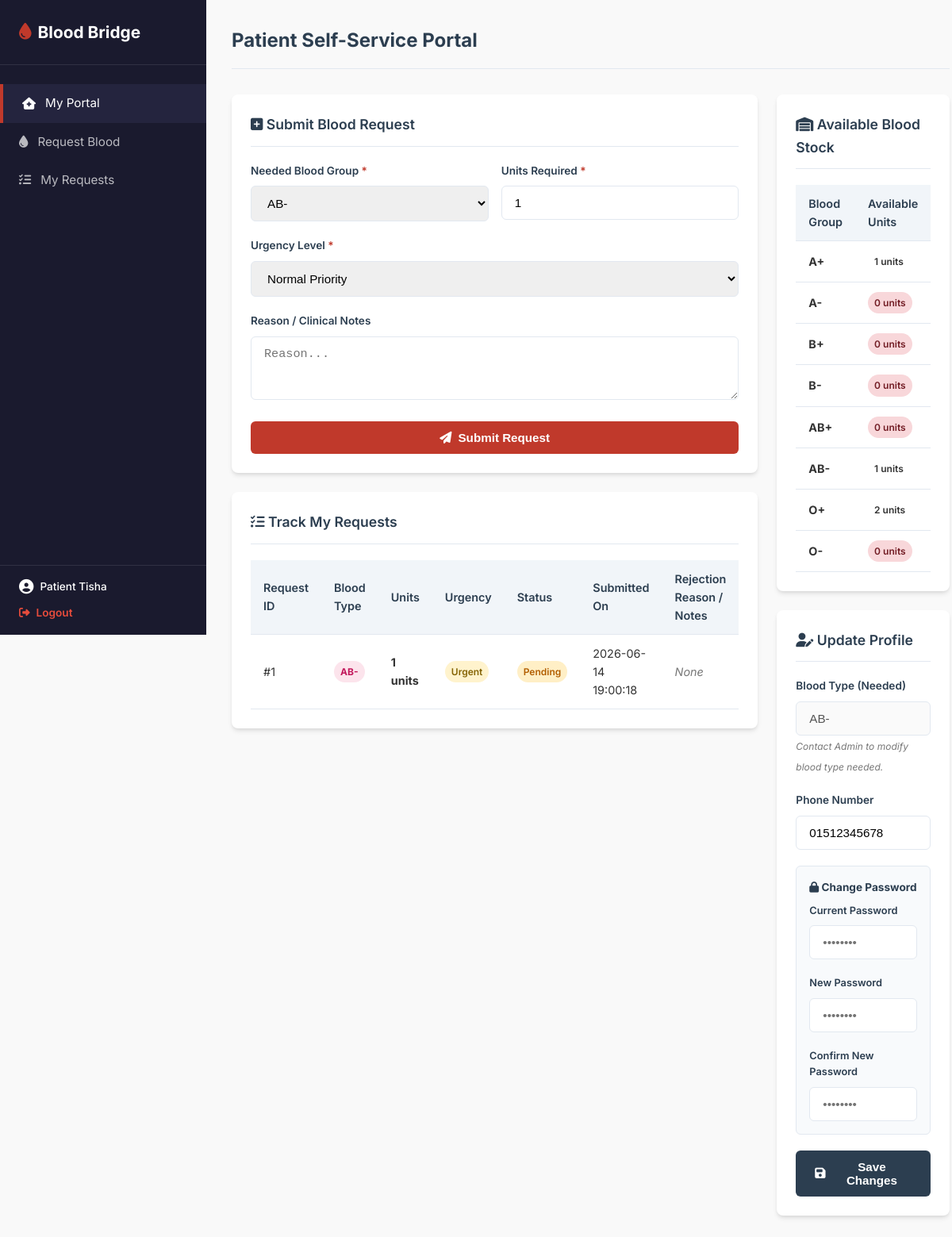
The app's page /index.php?route=patient/dashboard (signed in) with its own data.
### tables this page shows
CREATE TABLE `users` (
  `user_id` INT AUTO_INCREMENT PRIMARY KEY,
  `name` VARCHAR(100) NOT NULL,
  `email` VARCHAR(150) NOT NULL UNIQUE,
  `password` VARCHAR(255) NOT NULL,
  `role` ENUM('admin', 'technician', 'donor', 'patient') NOT NULL,
  `blood_type` ENUM('A+', 'A-', 'B+', 'B-', 'AB+', 'AB-', 'O+', 'O-') DEFAULT NULL,
  `phone` VARCHAR(20) NOT NULL,
  `hospital_location` VARCHAR(150) DEFAULT NULL,
  `created_at` TIMESTAMP DEFAULT CURRENT_TIMESTAMP
);

CREATE TABLE `blood_requests` (
  `request_id` INT AUTO_INCREMENT PRIMARY KEY,
  `requester_name` VARCHAR(100) NOT NULL,
  `requester_contact` VARCHAR(100) NOT NULL,
  `blood_type` ENUM('A+', 'A-', 'B+', 'B-', 'AB+', 'AB-', 'O+', 'O-') NOT NULL,
  `units_needed` INT NOT NULL,
  `urgency` ENUM('normal', 'urgent', 'critical') NOT NULL DEFAULT 'normal',
  `status` ENUM('pending', 'approved', 'fulfilled', 'rejected') NOT NULL DEFAULT 'pending',
  `requested_at` TIMESTAMP DEFAULT CURRENT_TIMESTAMP,
  `processed_by` INT DEFAULT NULL,
  `patient_id` INT DEFAULT NULL,
  `notes` TEXT,
  FOREIGN KEY (`processed_by`) REFERENCES `users` (`user_id`) ON DELETE SET NULL,
  FOREIGN KEY (`patient_id`) REFERENCES `users` (`user_id`) ON DELETE SET NULL
);

### controllers/BaseController.php (called while the page is built, shortened)
<?php
abstract class BaseController {
    protected function render($viewPath, $data = [], $pageTitle = 'Blood Bridge') {
        extract($data);
        include __DIR__ . '/../views/layouts/header.php';
        include __DIR__ . '/../views/' . $viewPath . '.php';
        include __DIR__ . '/../views/layouts/footer.php';
    }
}
?>

### controllers/PatientController.php (called while the page is built, shortened)
<?php
require_once __DIR__ . '/BaseController.php';
require_once __DIR__ . '/../models/UserModel.php';
require_once __DIR__ . '/../models/InventoryModel.php';
require_once __DIR__ . '/../models/RequestModel.php';
class PatientController extends BaseController {
    private $userModel;
    private $inventoryModel;
    private $requestModel;
    public function __construct($pdo) {
        $this->userModel = new UserModel($pdo);
        $this->inventoryModel = new InventoryModel($pdo);
        $this->requestModel = new RequestModel($pdo);
    }
    public function dashboard() {
        $msg = '';
        $msg_class = '';
        $patient_id = $_SESSION['user_id'];
        $data = [
            'msg' => $msg,
            'msg_class' => $msg_class,
            'stocks' => $this->inventoryModel->getAvailableCountsGrouped(),
            'requests' => $this->requestModel->getRequestsByPatient($patient_id),
            'current_user' => $this->userModel->getUserById($patient_id)
        ];
        $this->render('patient/dashboard', $data, 'Patient Portal');
    }
}
?>

### models/UserModel.php (called while the page is built, shortened)
<?php
class UserModel {
    private $db;
    public function __construct($pdo) {
        $this->db = $pdo;
    }
    public function getUserById($id) {
        $stmt = $this->db->prepare("SELECT * FROM users WHERE user_id = ?");
        $stmt->execute([$id]);
        return $stmt->fetch();
    }
}
?>

### models/InventoryModel.php (called while the page is built, shortened)
<?php
class InventoryModel {
    private $db;
    public function __construct($pdo) {
        $this->db = $pdo;
    }
    public function getAvailableCountsGrouped() {
        $stmt = $this->db->query("SELECT blood_type, COUNT(*) as count FROM blood_inventory WHERE status = 'available' GROUP BY blood_type");
        $counts = [];
        foreach (['A+', 'A-', 'B+', 'B-', 'AB+', 'AB-', 'O+', 'O-'] as $bt) {
            $counts[$bt] = 0;
        }
        while ($row = $stmt->fetch()) {
            $counts[$row['blood_type']] = (int)$row['count'];
        }
        return $counts;
    }
}
?>

### models/RequestModel.php (called while the page is built, shortened)
<?php
class RequestModel {
    private $db;
    public function __construct($pdo) {
        $this->db = $pdo;
    }
    public function getRequestsByPatient($patientId) {
        $stmt = $this->db->prepare("
            SELECT r.*, u.name as processor_name
            FROM blood_requests r
            LEFT JOIN users u ON r.processed_by = u.user_id
            WHERE r.patient_id = ?
            ORDER BY r.requested_at DESC
        ");
        $stmt->execute([$patientId]);
        return $stmt->fetchAll();
    }
}
?>

### views/patient/dashboard.php (the view, shortened to what this page needs)
<div class="top-bar">
    <h2>Patient Self-Service Portal</h2>
</div>
<div class="dashboard-grid">
    <div>
        <div class="panel">
            <div class="panel-header">
                <span class="panel-title"><i class="fa-solid fa-square-plus"></i> Submit Blood Request</span>
            </div>
            <form action="index.php?route=patient/dashboard" method="POST">
                <div style="display: grid; grid-template-columns: 1fr 1fr; gap: 1rem;">
                    <div class="form-group">
                        <label for="blood_type">Needed Blood Group <span style="color: var(--primary-color);">*</span></label>
                        <select name="blood_type" id="blood_type" class="form-control" required>
                            <?php foreach (['A+', 'A-', 'B+', 'B-', 'AB+', 'AB-', 'O+', 'O-'] as $bt): ?>
                                <option value="<?= $bt ?>" <?= $current_user['blood_type'] === $bt ? 'selected' : '' ?>><?= $bt ?></option>
                            <?php endforeach; ?>
                        </select>
                    </div>
                    <div class="form-group">
                        <label for="units_needed">Units Required <span style="color: var(--primary-color);">*</span></label>
                        <input type="number" name="units_needed" id="units_needed" class="form-control" min="1" max="10" required value="1">
                    </div>
                </div>
                <div class="form-group">
                    <label for="urgency">Urgency Level <span style="color: var(--primary-color);">*</span></label>
                    <select name="urgency" id="urgency" class="form-control" required>
                        <option value="normal">Normal Priority</option>
                    </select>
                </div>
                <div class="form-group">
                    <label for="notes">Reason / Clinical Notes</label>
                    <textarea name="notes" id="notes" class="form-control" rows="3" required placeholder="Reason..."></textarea>
                </div>
                <button type="submit" name="submit_request" class="btn btn-primary btn-block">
                    <i class="fa-solid fa-paper-plane"></i> Submit Request
                </button>
            </form>
        </div>
        <div class="panel">
            <div class="panel-header">
                <span class="panel-title"><i class="fa-solid fa-list-check"></i> Track My Requests</span>
            </div>
            <div class="table-container">
                <table>
                    <thead>
                        <tr>
                            <th>Request ID</th>
                            <th>Blood Type</th>
                            <th>Units</th>
                            <th>Urgency</th>
                            <th>Status</th>
                            <th>Submitted On</th>
                            <th>Rejection Reason / Notes</th>
                        </tr>
                    </thead>
                    <tbody>
                        <?php if (empty($requests)): ?>
                            <tr><td colspan="7" style="text-align: center; color: var(--text-muted);">You have not submitted any blood requests yet.</td></tr>
                        <?php else: ?>
                            <?php foreach ($requests as $req): ?>
                                <tr>
                                    <td>#<?= $req['request_id'] ?></td>
                                    <td><span class="badge badge-normal" style="background-color: #fce4ec; color: #c2185b; font-weight: 700;"><?= htmlspecialchars($req['blood_type']) ?></span></td>
                                    <td><strong><?= (int)$req['units_needed'] ?> units</strong></td>
                                    <td><span class="badge badge-<?= htmlspecialchars($req['urgency']) ?>"><?= htmlspecialchars(ucfirst($req['urgency'])) ?></span></td>
                                    <td>
                                        <span class="badge badge-<?= htmlspecialchars($req['status']) ?>">
                                            <?= htmlspecialchars(ucfirst($req['status'])) ?>
                                        </span>
                                    </td>
                                    <td><?= htmlspecialchars($req['requested_at']) ?></td>
                                    <td>
                                        <?php if ($req['status'] === 'rejected' && !empty($req['notes'])): ?>
                                            <span style="color: var(--danger-color); font-weight: 500;">
                                                <i class="fa-solid fa-triangle-exclamation"></i> <?= htmlspecialchars($req['notes']) ?>
                                            </span>
                                        <?php else: ?>
                                            <span style="color: var(--text-muted); font-style: italic;">None</span>
                                        <?php endif; ?>
                                    </td>
                                </tr>
                            <?php endforeach; ?>
                        <?php endif; ?>
                    </tbody>
                </table>
            </div>
        </div>
    </div>
    <div>
        <div class="panel">
            <div class="panel-header">
                <span class="panel-title"><i class="fa-solid fa-warehouse"></i> Available Blood Stock</span>
            </div>
            <div class="table-container">
                <table>
                    <thead>
                        <tr>
                            <th>Blood Group</th>
                            <th>Available Units</th>
                        </tr>
                    </thead>
                    <tbody>
                        <?php foreach ($stocks as $bt => $count): ?>
                            <tr>
                                <td><strong><?= htmlspecialchars($bt) ?></strong></td>
                                <td>
                                    <span class="badge <?= $count > 5 ? 'badge-available' : ($count > 0 ? 'badge-warning' : 'badge-rejected') ?>">
                                        <?= $count ?> units
                                    </span>
                                </td>
                            </tr>
                        <?php endforeach; ?>
                    </tbody>
                </table>
            </div>
        </div>
        <div class="panel">
            <div class="panel-header">
                <span class="panel-title"><i class="fa-solid fa-user-pen"></i> Update Profile</span>
            </div>
            <form action="index.php?route=patient/dashboard" method="POST">
                <div class="form-group">
                    <label>Blood Type (Needed)</label>
                    <input type="text" class="form-control" disabled value="<?= htmlspecialchars($current_user['blood_type']) ?>">
                    <span style="font-size: 0.75rem; color: var(--text-muted); font-style: italic;">Contact Admin to modify blood type needed.</span>
                </div>
                <div class="form-group">
                    <label for="phone">Phone Number</label>
                    <input type="text" name="phone" id="phone" class="form-control" required value="<?= htmlspecialchars($current_user['phone']) ?>">
                </div>
                <div style="background-color: #f8fafc; padding: 1rem; border-radius: 6px; border: 1px solid var(--border-color); margin-bottom: 1.25rem;">
                    <h4 style="margin-bottom: 0.5rem; color: var(--secondary-color); font-size: 0.85rem;"><i class="fa-solid fa-lock"></i> Change Password</h4>
                    <div class="form-group">
                        <label for="old_password" style="font-size: 0.8rem;">Current Password</label>
                        <input type="password" name="old_password" id="old_password" class="form-control" placeholder="••••••••">
                    </div>
                    <div class="form-group">
                        <label for="new_password" style="font-size: 0.8rem;">New Password</label>
                        <input type="password" name="new_password" id="new_password" class="form-control" placeholder="••••••••" minlength="6">
                    </div>
                    <div class="form-group" style="margin-bottom: 0;">
                        <label for="confirm_password" style="font-size: 0.8rem;">Confirm New Password</label>
                        <input type="password" name="confirm_password" id="confirm_password" class="form-control" placeholder="••••••••" minlength="6">
                    </div>
                </div>
                <button type="submit" name="update_profile" class="btn btn-secondary btn-block">
                    <i class="fa-solid fa-floppy-disk"></i> Save Changes
                </button>
            </form>
        </div>
    </div>
</div>

### assets/css/style.css (style rules this page uses)
:root { --primary-color: #C0392B; --primary-hover: #962D22; --secondary-color: #2C3E50; --bg-color: #F9F9F9; --card-bg: #FFFFFF; --sidebar-bg: #1A1A2E; --sidebar-hover: #24243e; --text-color: #333333; --text-muted: #777777; --border-color: #E2E8F0; --success-color: #27AE60; --warning-color: #F39C12; --danger-color: #C0392B; --shadow: 0 4px 6px -1px rgba(0, 0, 0, 0.1), 0 2px 4px -1px rgba(0, 0, 0, 0.06); --transition: all 0.3s ease; }
* { margin: 0; padding: 0; box-sizing: border-box; }
body { font-family: 'Inter', sans-serif; background-color: var(--bg-color); color: var(--text-color); line-height: 1.6; display: flex; min-height: 100vh; }
.form-group { margin-bottom: 1.25rem; }
.form-group label { display: block; font-size: 0.85rem; font-weight: 600; margin-bottom: 0.5rem; color: var(--secondary-color); }
.form-control { width: 100%; padding: 0.75rem 1rem; font-size: 0.95rem; border: 1px solid var(--border-color); border-radius: 6px; transition: var(--transition); }
.btn { display: inline-flex; align-items: center; justify-content: center; padding: 0.75rem 1.5rem; font-size: 0.95rem; font-weight: 600; border-radius: 6px; border: none; cursor: pointer; transition: var(--transition); text-decoration: none; gap: 0.5rem; }
.btn-primary { background-color: var(--primary-color); color: white; }
.btn-secondary { background-color: var(--secondary-color); color: white; }
.btn-block { display: flex; width: 100%; }
.top-bar { display: flex; justify-content: space-between; align-items: center; margin-bottom: 2rem; padding-bottom: 1rem; border-bottom: 1px solid var(--border-color); }
.top-bar h2 { font-size: 1.5rem; color: var(--secondary-color); }
.dashboard-grid { display: grid; grid-template-columns: 2fr 1fr; gap: 1.5rem; margin-bottom: 2rem; }
.panel { background-color: var(--card-bg); border-radius: 8px; padding: 1.5rem; box-shadow: var(--shadow); margin-bottom: 1.5rem; }
.panel-header { display: flex; justify-content: space-between; align-items: center; margin-bottom: 1.25rem; border-bottom: 1px solid var(--border-color); padding-bottom: 0.75rem; }
.panel-title { font-size: 1.1rem; font-weight: 600; color: var(--secondary-color); }
.table-container { width: 100%; overflow-x: auto; }
table { width: 100%; border-collapse: collapse; text-align: left; font-size: 0.9rem; }
th, td { padding: 0.75rem 1rem; border-bottom: 1px solid var(--border-color); }
th { background-color: #F1F5F9; color: var(--secondary-color); font-weight: 600; cursor: pointer; user-select: none; }
.badge { display: inline-block; padding: 0.25rem 0.5rem; font-size: 0.75rem; font-weight: 600; border-radius: 50px; text-align: center; }
.badge-pending { background-color: #FFEFC6; color: #B25E00; }
.badge-rejected { background-color: #F8D7DA; color: #721C24; }
.badge-normal { background-color: #E2E3E5; color: #383D41; }
.badge-urgent { background-color: #FFF3CD; color: #856404; }

### records on screen
users: blood_type "AB-", phone "01512345678"
blood_requests: request_id "1", blood_type "AB-", units_needed "1", urgency "Urgent", status "Pending", requested_at "2026-06-14 19:00:18", shows "None"

### other values on screen
$user_name "Patient Tisha"
$bt "A+"
$count "1"
$bt "A-"
$count "0"
$bt "B+"
$bt "B-"
$bt "AB+"
$bt "AB-"
$bt "O+"
$count "2"
$bt "O-"
